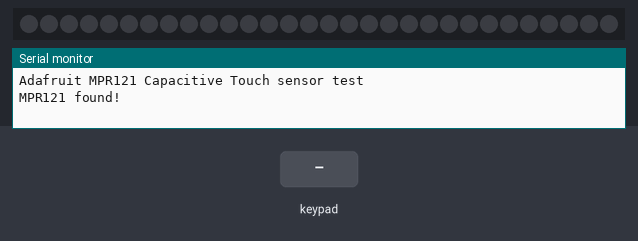
A sketch run on a simulated Arduino Leonardo, built with avr-gcc and run on an emulated ATmega32U4. On the bench: 30 RGB LEDs in strip order, left to right, the last lines printed to the serial monitor. Inputs (shaded band) come from the test bench.

Above: at 1.2 s.
1.3 s: keypad keys 1 3 9 7 pressed 0.4 s apart
At 2.17 s:
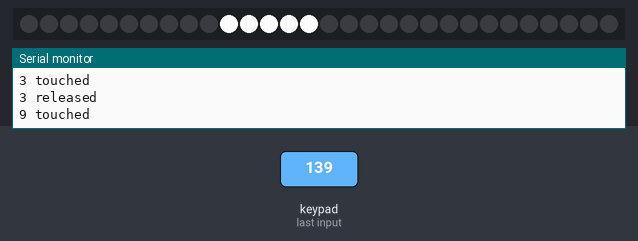
4.4 s: key '6' pressed
At 4.47 s:
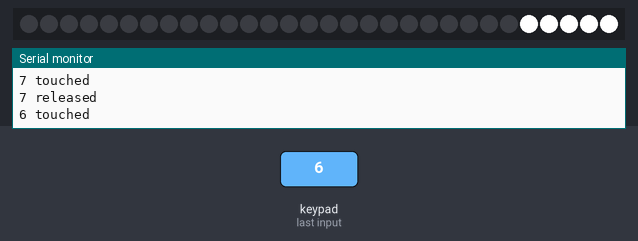
6.0 s: key '8' pressed
At 6.07 s:
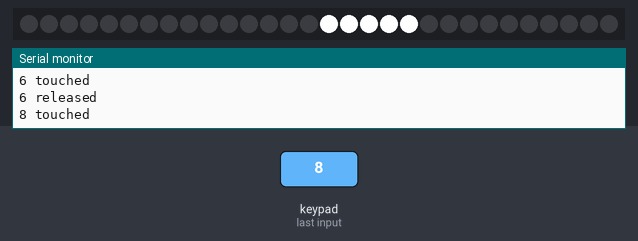
7.6 s: keypad keys 1 2 3 4 A pressed 0.4 s apart
At 9.27 s:
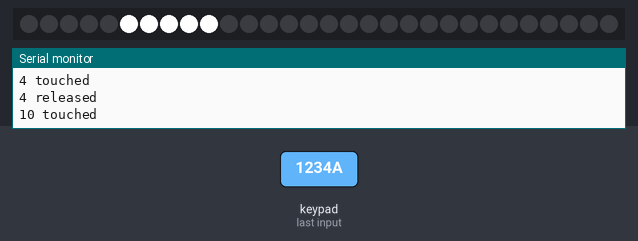
Timing chart, 0 to 10.8 s (numbered marks = the images above; inputs shaded):
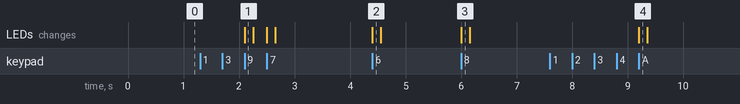

Measured:
- after the input at 1.3 s, the LEDs: change after 0.80 s (image 1)
- after the input at 4.4 s, the LEDs: change at once (image 2)
- after the input at 6.0 s, the LEDs: change at once (image 3)
- after the input at 7.6 s, the LEDs: change after 1.6 s (image 4)

The sketch:

NUI_018_metal_inlay5.ino
```cpp
#include <Adafruit_MPR121.h>
#include <Wire.h>
#include "Adafruit_MPR121.h"

#include <Adafruit_NeoPixel.h>
#ifdef __AVR__
#include <avr/power.h>
#endif

#define PIN 6
#define NUM_LEDS 30
#define BRIGHTNESS 255

#define lightNum 5

// You can have up to 4 on one i2c bus but one is enough for testing!
Adafruit_MPR121 cap = Adafruit_MPR121();
Adafruit_NeoPixel pixels = Adafruit_NeoPixel(NUM_LEDS, PIN, NEO_GRBW + NEO_KHZ800);

// Keeps track of the last pins touched
// so we know when buttons are 'released'
uint16_t lasttouched = 0;
uint16_t currtouched = 0;

void setup() {
  Serial.begin(9600);

#if defined (__AVR_ATtiny85__)
  if (F_CPU == 16000000) clock_prescale_set(clock_div_1);
#endif
  // End of trinket special code
  pixels.setBrightness(255);
  pixels.begin();
  pixels.show(); // Initialize all pixels to 'off'
  Serial.begin(9600);
  pinMode(A0, INPUT);

  while (!Serial) { // needed to keep leonardo/micro from starting too fast!
    delay(10);
  }

  Serial.println("Adafruit MPR121 Capacitive Touch sensor test");

  // Default address is 0x5A, if tied to 3.3V its 0x5B
  // If tied to SDA its 0x5C and if SCL then 0x5D
  if (!cap.begin(0x5A)) {
    Serial.println("MPR121 not found, check wiring?");
    while (1);
  }
  Serial.println("MPR121 found!");
}

void loop() {
  // Get the currently touched pads
  currtouched = cap.touched();

  for (uint8_t i = 0; i < 12; i++) {

    int buttonNumber = i;
    // it if *is* touched and *wasnt* touched before, alert!
    if ((currtouched & _BV(i)) && !(lasttouched & _BV(i)) ) {
      Serial.print(i); Serial.println(" touched");

      for (uint16_t j = 0; j < lightNum; j++) {

        pixels.setPixelColor((11 -i)*lightNum + j, pixels.Color(0, 0, 0, 255)); //turn pixel on
      }
      pixels.show();
      delay(10);
    }

    // if it *was* touched and now *isnt*, alert!

    if (!(currtouched & _BV(i)) && (lasttouched & _BV(i)) ) {
      Serial.print(i); Serial.println(" released");

      int buttonNumber = i;
      for (uint16_t j = 0; j < lightNum; j++) {
        pixels.setPixelColor((11 - i)*lightNum + j, pixels.Color(0, 0, 0, 0)); //turn pixel on
      }
      pixels.show();
      delay(10);

    }
  }

  // reset our state
  lasttouched = currtouched;
  return;
  delay(100);

}
```
